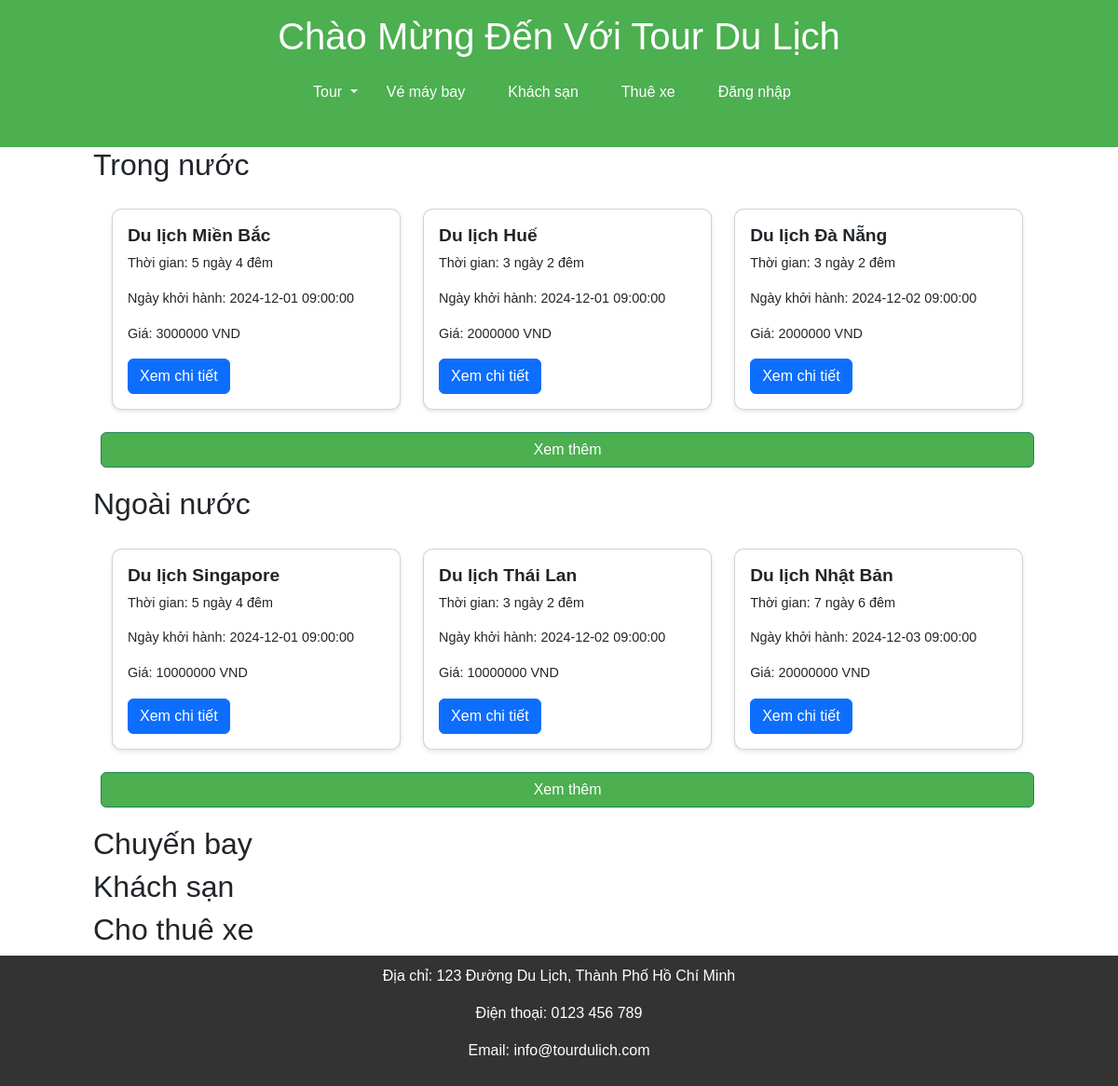
The app's page /home.php with its own data.
### tables this page shows
CREATE TABLE `tour` (
  `id_tour` int(11) NOT NULL,
  `name` varchar(100) NOT NULL,
  `id_dest` int(11) NOT NULL,
  `duration` int(11) NOT NULL,
  `date` date NOT NULL,
  `time` time NOT NULL,
  `type` enum('Trong nước','Ngoài nước') NOT NULL,
  `price` int(11) NOT NULL,
  `desc` text NOT NULL
);

### home.php (the view, shortened to what this page needs)
<?php
require "connect.php";
?>
<!DOCTYPE html>
<html lang="vi">
<head>
    <link rel="stylesheet" href="https://cdn.jsdelivr.net/npm/bootstrap@5.2.3/dist/css/bootstrap.min.css">
</head>
<body>
<header>
    <div class="container">
        <h1><a class="nav-link" href="#">Chào Mừng Đến Với Tour Du Lịch</a></h1>
        <nav class="navbar navbar-expand-lg">
            <div class="container-fluid">
                <ul class="navbar-nav">
                    <li class="nav-item dropdown">
                        <p class="nav-link dropdown-toggle" id="tourDropdown" role="button" data-bs-toggle="dropdown" aria-expanded="false">
                            Tour
                        </p>
                    </li>
                    <li class="nav-item"><a class="nav-link" href="maybay/booking.php">Vé máy bay</a></li>
                    <li class="nav-item"><a class="nav-link" href="#">Khách sạn</a></li>
                    <li class="nav-item"><a class="nav-link" href="thuexe/thuexe.php">Thuê xe</a></li>
                    <?php
                    if (isset($_SESSION['id_user'])) {
                        echo '
                    <li class="nav-item">
                        <a class="nav-link" href="login/profile.php">Profile</a>
                    </li>
                    <li class="nav-item">
                        <a class="nav-link" href="login/logout.php">Đăng xuất</a>
                    </li>
                    ';
                    } else {
                        echo '
                    <li class="nav-item">
                        <a class="nav-link" href="login/login.php">Đăng nhập</a>
                    </li>
                    ';
                    }
                    ?>
                </ul>
            </div>
        </nav>
    </div>
</header>
<div class="main" style="margin-left: 100px">
    <h2>Trong nước</h2>
    <section class="tour-list">
        <div class="row">
            <?php
            $query = "SELECT * FROM `tour` WHERE `type` = 'Trong Nước'";
            $result = mysqli_query($conn, $query);
            if (mysqli_num_rows($result) != 0) {
                $i = 0;
                while ($row = mysqli_fetch_row($result)) {
                    $dem = $row[3]-1;
                    if($i<3){
                        echo "<div class='col-md-4 col-sm-6 mb-4'>
            <div class='card'>
                <div class='card-body'>
                    <h5 class='card-title'>$row[1]</h5>
                    <p class='card-text'>Thời gian: $row[3] ngày $dem đêm </p>
                    <p class='card-text'>Ngày khởi hành: $row[4] $row[5]</p>
                    <p class='card-text'>Giá: $row[7] VND</p>
                    <form method='post' action=''>
                        <input type='hidden' name='idToSubmit' value='$row[0]'>
                        <input type='submit' name='submit' class='btn btn-primary' value='Xem chi tiết'>
                    </form>
                </div>
            </div>
        </div>";
                    }
                    $i++;
                }
            }
            ?>
            <a href="tour/tour_trongnuoc.php" class="btn btn-success">Xem thêm</a>
        </div>
    </section>
    <h2>Ngoài nước</h2>
    <section class="tour-list">
        <div class="row">
            <?php
            $query = "SELECT * FROM `tour` WHERE `type` = 'Ngoài Nước'";
            $result = mysqli_query($conn, $query);
            if (mysqli_num_rows($result) != 0) {
                $i = 0;
                while ($row = mysqli_fetch_row($result)) {
                    $dem = $row[3]-1;
                    if($i<3){
                        echo "<div class='col-md-4 col-sm-6 mb-4'>
            <div class='card'>
                <div class='card-body'>
                    <h5 class='card-title'>$row[1]</h5>
                    <p class='card-text'>Thời gian: $row[3] ngày $dem đêm </p>
                    <p class='card-text'>Ngày khởi hành: $row[4] $row[5]</p>
                    <p class='card-text'>Giá: $row[7] VND</p>
                    <form method='post' action=''>
                        <input type='hidden' name='idToSubmit' value='$row[0]'>
                        <input type='submit' name='submit' class='btn btn-primary' value='Xem chi tiết'>
                    </form>
                </div>
            </div>
        </div>";
                    }
                    $i++;
                }
            }
            ?>
            <a href="tour/tour_ngoainuoc.php" class="btn btn-success">Xem thêm</a>
        </div>
    </section>
    <h2>Chuyến bay</h2>
    <h2>Khách sạn</h2>
    <h2>Cho thuê xe</h2>
</div>
<footer>
    <p>Địa chỉ: 123 Đường Du Lịch, Thành Phố Hồ Chí Minh</p>
    <p>Điện thoại: 0123 456 789</p>
    <p>Email: info@tourdulich.com</p>
</footer>
</body>
</html>

### home.php (style rules this page uses)
body { font-family: Arial, sans-serif; margin: 0; padding: 0; display: flex; flex-direction: column; min-height: 100vh; }
header { background-color: #4CAF50; color: white; padding: 15px 20px; text-align: center; color: white; }
.navbar-nav { margin: auto; }
.nav-link { color: #ffffff !important; }
nav a { margin: 0 15px; color: white; text-decoration: none; }
.tour-list { flex: 1; display: flex; flex-direction: row; align-items: center; padding: 20px; }
footer { background-color: #333; color: white; text-align: center; padding: 10px 0; }
.tour-list .card { border-radius: 10px; box-shadow: 0 2px 5px rgba(0, 0, 0, 0.1); transition: transform 0.3s ease-in-out; }
.tour-list .card-title { font-size: 1.2em; font-weight: bold; }
.tour-list .card-text { font-size: 0.9em; }
.btn-success { background-color: #4CAF50; }

### records on screen
tour: name "Du lịch Miền Bắc", duration "5", duration "4", date "2024-12-01", time "09:00:00", price "3000000"
tour: name "Du lịch Huế", duration "3", duration "2", date "2024-12-01", time "09:00:00", price "2000000"
tour: name "Du lịch Đà Nẵng", duration "3", duration "2", date "2024-12-02", time "09:00:00", price "2000000"
tour: name "Du lịch Singapore", duration "5", duration "4", date "2024-12-01", time "09:00:00", price "10000000"
tour: name "Du lịch Thái Lan", duration "3", duration "2", date "2024-12-02", time "09:00:00", price "10000000"
tour: name "Du lịch Nhật Bản", duration "7", duration "6", date "2024-12-03", time "09:00:00", price "20000000"
